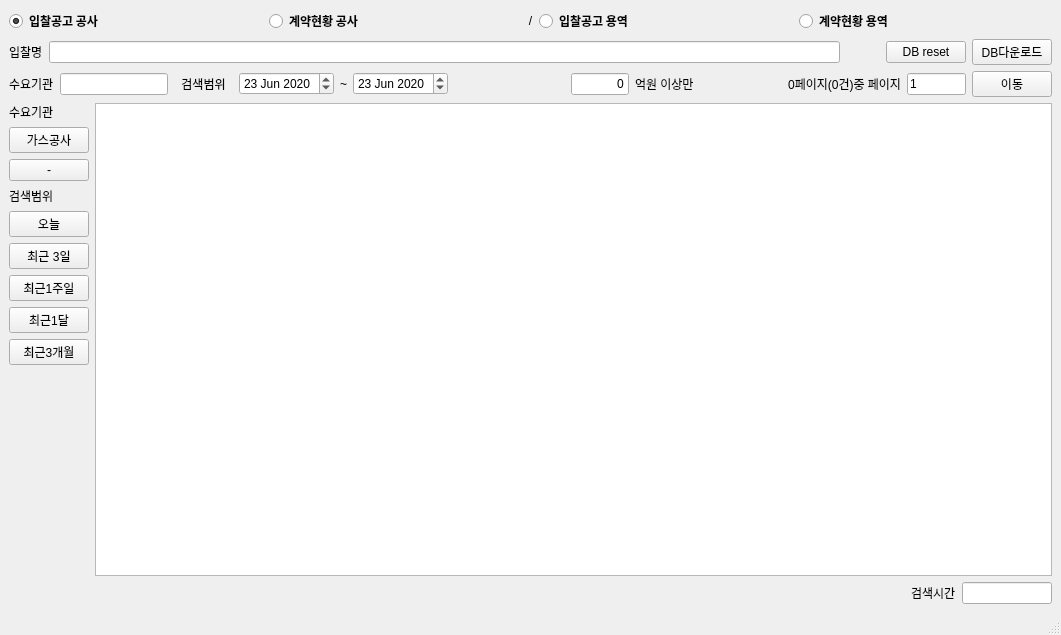
<?xml version="1.0" encoding="UTF-8"?>
<ui version="4.0">
 <class>MainWindow</class>
 <widget class="QMainWindow" name="MainWindow">
  <property name="geometry">
   <rect>
    <x>0</x>
    <y>0</y>
    <width>1061</width>
    <height>635</height>
   </rect>
  </property>
  <property name="windowTitle">
   <string>MainWindow</string>
  </property>
  <widget class="QWidget" name="centralwidget">
   <layout class="QGridLayout" name="gridLayout_2">
    <item row="5" column="0">
     <layout class="QGridLayout" name="gridLayout" columnstretch="0,1,0,0,0,0">
      <property name="sizeConstraint">
       <enum>QLayout::SetNoConstraint</enum>
      </property>
      <item row="1" column="4">
       <widget class="QPushButton" name="pushButton_del">
        <property name="text">
         <string>DB reset</string>
        </property>
       </widget>
      </item>
      <item row="1" column="5">
       <widget class="QPushButton" name="pushButton">
        <property name="text">
         <string>DB다운로드</string>
        </property>
       </widget>
      </item>
      <item row="1" column="1" colspan="2">
       <widget class="QLineEdit" name="lineEdit">
        <property name="text">
         <string/>
        </property>
       </widget>
      </item>
      <item row="1" column="0">
       <widget class="QLabel" name="label_5">
        <property name="text">
         <string>입찰명</string>
        </property>
       </widget>
      </item>
      <item row="1" column="3">
       <spacer name="horizontalSpacer_2">
        <property name="orientation">
         <enum>Qt::Horizontal</enum>
        </property>
        <property name="sizeHint" stdset="0">
         <size>
          <width>40</width>
          <height>20</height>
         </size>
        </property>
       </spacer>
      </item>
     </layout>
    </item>
    <item row="0" column="0">
     <layout class="QHBoxLayout" name="horizontalLayout_2" stretch="1,1,0,1,1">
      <item>
       <widget class="QRadioButton" name="radioButton_bidC">
        <property name="font">
         <font>
          <family>Arial Black</family>
          <weight>75</weight>
          <bold>true</bold>
         </font>
        </property>
        <property name="text">
         <string>입찰공고 공사</string>
        </property>
        <property name="checked">
         <bool>true</bool>
        </property>
       </widget>
      </item>
      <item>
       <widget class="QRadioButton" name="radioButton_ctrC">
        <property name="font">
         <font>
          <family>Arial Black</family>
          <weight>75</weight>
          <bold>true</bold>
         </font>
        </property>
        <property name="text">
         <string>계약현황 공사</string>
        </property>
       </widget>
      </item>
      <item>
       <widget class="QLabel" name="label_10">
        <property name="text">
         <string>/</string>
        </property>
        <property name="alignment">
         <set>Qt::AlignCenter</set>
        </property>
       </widget>
      </item>
      <item>
       <widget class="QRadioButton" name="radioButton_bidE">
        <property name="font">
         <font>
          <family>Arial Black</family>
          <weight>75</weight>
          <bold>true</bold>
         </font>
        </property>
        <property name="text">
         <string>입찰공고 용역</string>
        </property>
       </widget>
      </item>
      <item>
       <widget class="QRadioButton" name="radioButton_ctrE">
        <property name="font">
         <font>
          <family>Arial Black</family>
          <weight>75</weight>
          <bold>true</bold>
         </font>
        </property>
        <property name="text">
         <string>계약현황 용역</string>
        </property>
       </widget>
      </item>
     </layout>
    </item>
    <item row="9" column="0" rowspan="2">
     <layout class="QHBoxLayout" name="horizontalLayout_3" stretch="0,0,2,0,0,2,4,2,0,3,3,2,0">
      <item>
       <widget class="QLabel" name="label_4">
        <property name="text">
         <string>수요기관</string>
        </property>
       </widget>
      </item>
      <item>
       <widget class="QLineEdit" name="lineEdit_dminsttNm"/>
      </item>
      <item>
       <widget class="QLabel" name="label_2">
        <property name="text">
         <string>검색범위</string>
        </property>
        <property name="alignment">
         <set>Qt::AlignCenter</set>
        </property>
       </widget>
      </item>
      <item>
       <widget class="QDateEdit" name="dateEdit_start">
        <property name="date">
         <date>
          <year>2020</year>
          <month>6</month>
          <day>23</day>
         </date>
        </property>
       </widget>
      </item>
      <item>
       <widget class="QLabel" name="label">
        <property name="text">
         <string>~</string>
        </property>
       </widget>
      </item>
      <item>
       <widget class="QDateEdit" name="dateEdit_end">
        <property name="date">
         <date>
          <year>2020</year>
          <month>6</month>
          <day>23</day>
         </date>
        </property>
       </widget>
      </item>
      <item>
       <spacer name="horizontalSpacer_4">
        <property name="orientation">
         <enum>Qt::Horizontal</enum>
        </property>
        <property name="sizeHint" stdset="0">
         <size>
          <width>40</width>
          <height>20</height>
         </size>
        </property>
       </spacer>
      </item>
      <item>
       <widget class="QLineEdit" name="lineEdit_minVal">
        <property name="text">
         <string>0</string>
        </property>
        <property name="alignment">
         <set>Qt::AlignRight|Qt::AlignTrailing|Qt::AlignVCenter</set>
        </property>
       </widget>
      </item>
      <item>
       <widget class="QLabel" name="label_9">
        <property name="text">
         <string>억원 이상만</string>
        </property>
       </widget>
      </item>
      <item>
       <spacer name="horizontalSpacer">
        <property name="orientation">
         <enum>Qt::Horizontal</enum>
        </property>
        <property name="sizeHint" stdset="0">
         <size>
          <width>40</width>
          <height>20</height>
         </size>
        </property>
       </spacer>
      </item>
      <item>
       <widget class="QLabel" name="label_3">
        <property name="text">
         <string>0페이지(0건)중 페이지</string>
        </property>
        <property name="alignment">
         <set>Qt::AlignRight|Qt::AlignTrailing|Qt::AlignVCenter</set>
        </property>
       </widget>
      </item>
      <item>
       <widget class="QLineEdit" name="lineEdit_curPage">
        <property name="text">
         <string>1</string>
        </property>
       </widget>
      </item>
      <item>
       <widget class="QPushButton" name="pushButton_move">
        <property name="text">
         <string>이동</string>
        </property>
       </widget>
      </item>
     </layout>
    </item>
    <item row="14" column="0">
     <layout class="QHBoxLayout" name="horizontalLayout" stretch="10,0,1">
      <item>
       <spacer name="horizontalSpacer_3">
        <property name="orientation">
         <enum>Qt::Horizontal</enum>
        </property>
        <property name="sizeHint" stdset="0">
         <size>
          <width>40</width>
          <height>20</height>
         </size>
        </property>
       </spacer>
      </item>
      <item>
       <widget class="QLabel" name="label_8">
        <property name="text">
         <string>검색시간</string>
        </property>
       </widget>
      </item>
      <item>
       <widget class="QLineEdit" name="lineEdit_time"/>
      </item>
     </layout>
    </item>
    <item row="12" column="0">
     <layout class="QGridLayout" name="gridLayout_3">
      <item row="1" column="0">
       <widget class="QLabel" name="label_6">
        <property name="text">
         <string>수요기관</string>
        </property>
       </widget>
      </item>
      <item row="10" column="0">
       <spacer name="verticalSpacer">
        <property name="orientation">
         <enum>Qt::Vertical</enum>
        </property>
        <property name="sizeHint" stdset="0">
         <size>
          <width>20</width>
          <height>40</height>
         </size>
        </property>
       </spacer>
      </item>
      <item row="3" column="0">
       <widget class="QPushButton" name="pushButton_3">
        <property name="text">
         <string>-</string>
        </property>
       </widget>
      </item>
      <item row="2" column="0">
       <widget class="QPushButton" name="pushButton_kogas">
        <property name="text">
         <string>가스공사</string>
        </property>
       </widget>
      </item>
      <item row="7" column="0">
       <widget class="QPushButton" name="pushButton_1week">
        <property name="text">
         <string>최근1주일</string>
        </property>
       </widget>
      </item>
      <item row="5" column="0">
       <widget class="QPushButton" name="pushButton_today">
        <property name="text">
         <string>오늘</string>
        </property>
       </widget>
      </item>
      <item row="9" column="0">
       <widget class="QPushButton" name="pushButton_3months">
        <property name="text">
         <string>최근3개월</string>
        </property>
       </widget>
      </item>
      <item row="4" column="0">
       <widget class="QLabel" name="label_7">
        <property name="text">
         <string>검색범위</string>
        </property>
       </widget>
      </item>
      <item row="8" column="0">
       <widget class="QPushButton" name="pushButton_1month">
        <property name="text">
         <string>최근1달</string>
        </property>
       </widget>
      </item>
      <item row="6" column="0">
       <widget class="QPushButton" name="pushButton_3days">
        <property name="text">
         <string>최근 3일</string>
        </property>
       </widget>
      </item>
      <item row="1" column="1" rowspan="10">
       <widget class="QTableWidget" name="tableWidget"/>
      </item>
     </layout>
    </item>
   </layout>
  </widget>
  <widget class="QMenuBar" name="menubar">
   <property name="geometry">
    <rect>
     <x>0</x>
     <y>0</y>
     <width>1061</width>
     <height>21</height>
    </rect>
   </property>
  </widget>
  <widget class="QStatusBar" name="statusbar"/>
 </widget>
 <resources/>
 <connections/>
</ui>
